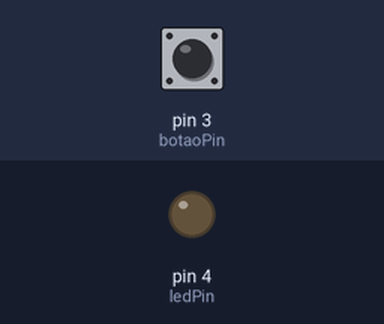
This sketch was run on a simulated Arduino Uno, built with avr-gcc and run on an emulated ATmega328P. On the bench: output pins drawn as LEDs (lit = HIGH). The inputs (shaded band) are chosen by the test bench; at power-on: pin 3 (botaoPin) LOW.

Above: at 1.2 s.
1.3 s: pin 3 (botaoPin) pulled HIGH for 0.15 s
At 1.7 s:
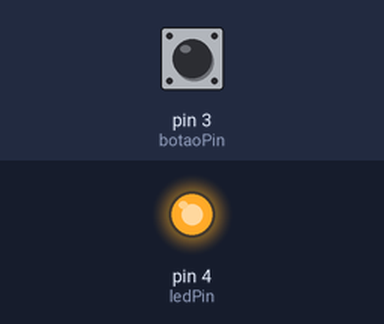
2.9 s: pin 3 (botaoPin) pulled HIGH for 1 s
At 4.1 s:
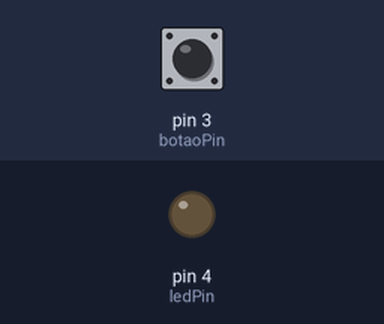
5.4 s: pin 3 (botaoPin) pulled HIGH for 3.2 s
At 6.0 s:
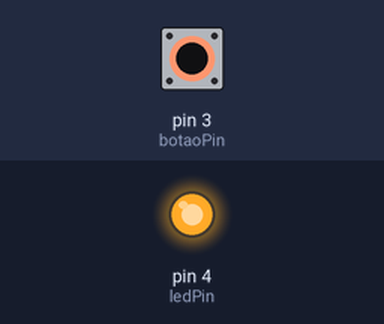
Timing chart, 0 to 8.4 s (numbered marks = the images above; inputs shaded):
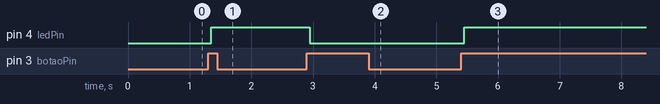

The sketch:

debounce.ino
```cpp
const int botaoPin = 3;
const int ledPin = 4;

int estadoBotao = LOW;
int ultimoEstadoBotao = LOW;

unsigned long ultimoTempoDebounce = 0;
unsigned long delayDebounce = 50;

int estadoLed = LOW;

void setup() {
  pinMode(botaoPin, INPUT);
  pinMode(ledPin, OUTPUT);
}
void loop() {
  int leitura = digitalRead(botaoPin);

  if (leitura != ultimoEstadoBotao) {
    ultimoTempoDebounce = millis();
  }
  if ((millis() - ultimoTempoDebounce) > delayDebounce) {

    if (leitura != estadoBotao) {
      estadoBotao = leitura;

      if (estadoBotao == HIGH) {
        estadoLed = !estadoLed;
      }
    }
  }
  digitalWrite(ledPin, estadoLed);
  ultimoEstadoBotao = leitura;
}
```

Measured:
- after the input at 1.3 s, pin 4 (ledPin): LOW → HIGH after 0.05 s
- after the input at 2.9 s, pin 4 (ledPin): HIGH → LOW after 0.05 s
- after the input at 5.4 s, pin 4 (ledPin): LOW → HIGH after 0.05 s
